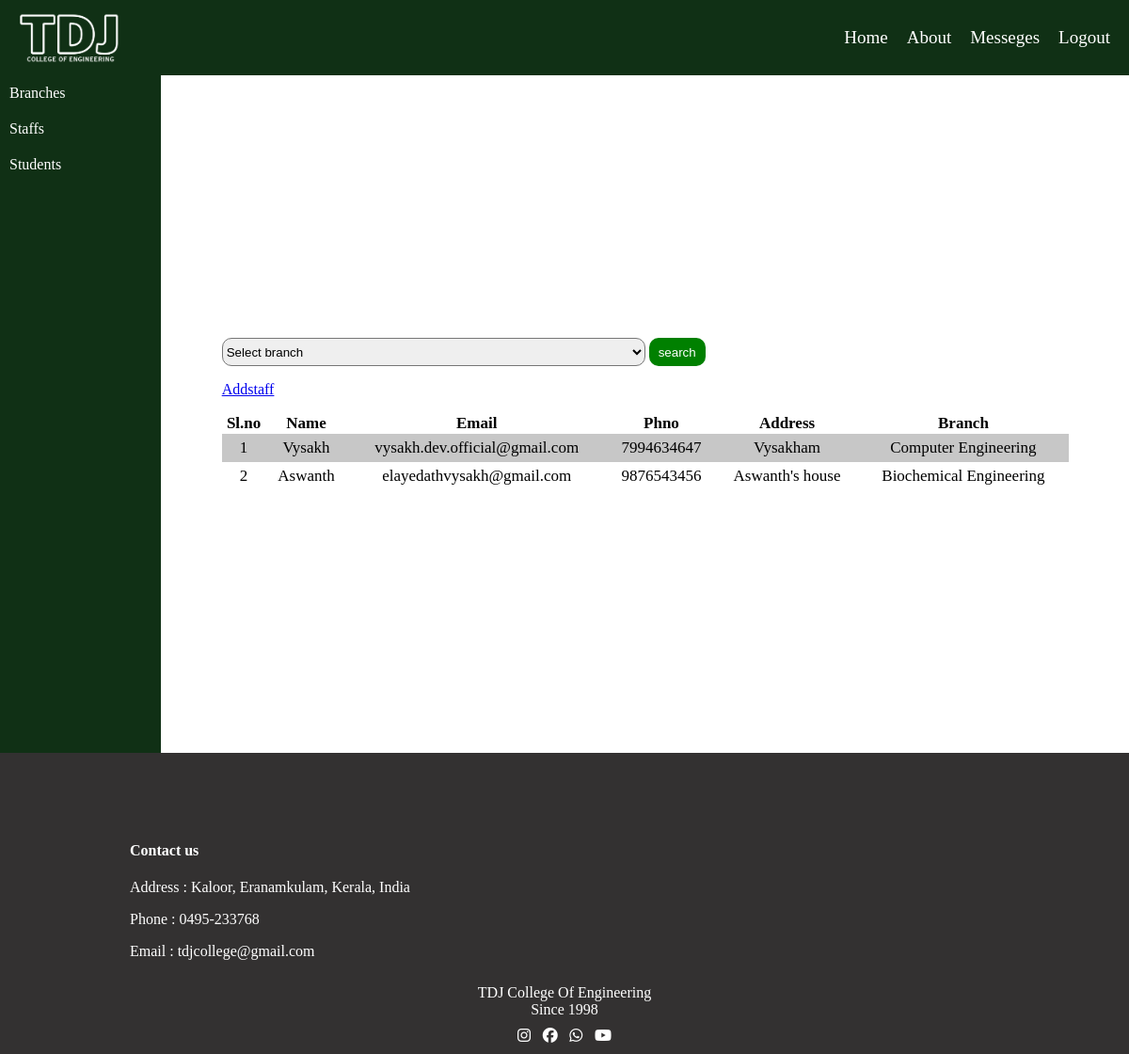
The page /admstaff (signed in) on the database its author committed.
### app/models.py (models this page shows, shortened)
class Staff(models.Model):
    aname=models.ForeignKey(admins,on_delete=models.CASCADE)
    staffname=models.TextField()
    staffemail=models.TextField()
    staffphno=models.TextField()
    staffaddress=models.TextField()
    staffbranch=models.ForeignKey(Branches,on_delete=models.CASCADE)
    staffpassword=models.TextField()

class Branches(models. Model):
    aname=models.ForeignKey(admins,on_delete=models.CASCADE)
    bname=models.TextField()

### app/views.py (the view)
# urls.py: path('admstaff',views.admstaff),
def admstaff(request):
    if 'adm' in request.session:
        branches=Branches.objects.filter(aname=admins.objects.get(username=request.session['adm']))
        if request.method=='POST':
            branchname=request.POST['branch']
            print(branchname)
            branch=Branches.objects.get(bname=branchname)
            staffs=Staff.objects.filter(staffbranch=branch)
        else:
            staffs=Staff.objects.all()
        return render(request,'admin/admstaff.html',{'branches':branches,'staffs':staffs})
    else:
        return render(index)

### templates/admin/admstaff.html (shortened to what this page needs)
<!DOCTYPE html>
<html lang="en">
<head>
    {% load static %}
    <link rel="stylesheet" href="{% static 'css/index.css' %}">
</head>
<body>
    <div class="main">
        <div class="nav">
            <div class="navigation" style="background-color: rgb(16, 48, 21);">
                <div class="logo">
                    <img src="{% static 'images/clogo.png' %}" alt="">
                </div>
                <div class="links">
                    <ul>
                        <a href="" class="service"><li>Home</li></a>
                        <a href="" class="service"><li>About</li></a>
                        <a href="" class="service"><li>Messeges</li></a>
                        <a href="st_login" class="service"><li>Logout</li></a>
                    </ul>
                </div>
            </div>
        </div>
        <div class="admin_main">
            <div class="admin_part1">
                <a href="../addbranch"><div class="nav1">
                    Branches
                </div></a>
                <a href="../admstaff"><div class="nav1">
                    Staffs
                </div></a>
                <a href="../viewstudents"><div class="nav1">
                    Students
                </div></a>
            </div>
            <div class="admin_part2">
            <div class="admbutton">
                <div class="select">
                    <form action="../admstaff" method="POST">
                        <select name="branch" id="">
                            <option value="" disabled selected>Select branch</option>
                        </select>
                        <input type="submit" value="search">
                    </form>
                </div>
                <a href="addstaff">
                    <p>Addstaff</p>
                </a>
                <div class="staffs">
                    <table>
                        <tr>
                            <th>Sl.no</th>
                            <th>Name</th>
                            <th>Email</th>
                            <th>Phno</th>
                            <th>Address</th>
                            <th>Branch</th>
                        </tr>
                        {% for i in staffs %}
                        <tr>
                            <td>{{forloop.counter}}</td>
                            <td>{{i.staffname}}</td>
                            <td>{{i.staffemail}}</td>
                            <td>{{i.staffphno}}</td>
                            <td>{{i.staffaddress}}</td>
                            <td>{{i.staffbranch.bname}}</td>
                        </tr>
                        {% endfor %}
                    </table>
                </div>
            </div>
            </div>
           </div>
        </div>
        <footer style="margin: 0px;">
            <div class="contact">
                <h4>Contact us</h4>
                <p>Address : Kaloor, Eranamkulam, Kerala, India</p>
                <p>Phone : 0495-233768</p>
                <p>Email : tdjcollege@gmail.com</p>
            </div>
            <div class="clg_name">
                <p>TDJ College Of Engineering</p>
                <p>Since 1998</p>
            </div>
            <div class="icons">
                <div class="icon"><i class="fa-brands fa-instagram"></i></div>
                <div class="icon"><i class="fa-brands fa-facebook"></i></div>
                <div class="icon"><i class="fa-brands fa-whatsapp"></i></div>
                <div class="icon"><i class="fa-brands fa-youtube"></i></div>
            </div>
        </footer>
</body>
</html>

### static/css/index.css (style rules this page uses)
body { margin: 0px; }
.nav { position: fixed; top: 0px; width: 100%; }
.navigation { display: grid; grid-template-areas: 'logo links links links'; height: 80px; background-color: rgba(0, 0, 0, 0.468); width: 100%; z-index: 1; }
.logo { grid-area: logo; display: flex ; align-items: center; }
.logo img { width:150px; filter: invert(100%) brightness(100%) ; }
.links { grid-area: links; display: flex; justify-content: flex-end; }
.links ul { display: flex; justify-content: space-evenly; align-items: center; color: white; }
li { list-style: none; font-size: 19px; margin-right: 20px; }
ul a { text-decoration: none; color: rgb(255, 255, 255); }
footer { margin-top: 20px; background-color: rgb(51, 49, 49); color: white; height: 300px; display: flex; flex-direction: column; align-items: center; justify-content: flex-end; padding: 10px; }
.icons { display: flex; width: 100px; justify-content: space-between; }
.contact { width: 80%; padding-left: 20px; }
.clg_name { display: flex; flex-direction: column; align-items: center; padding: 10px; }
.clg_name p { margin: 0px; }
.admin_main { height: 90vh; margin-top: 80px; display: flex; }
.admin_part1 { height: 90vh; width: 200px; background-color: rgb(16, 48, 21); }
.admin_part1 a { color: white; text-decoration: none; }
.nav1 { padding: 10px; }
.admin_part2 { width: 100%; display: flex; justify-content:center; align-items: center; flex-direction: column; }
select { width: 50%; height: 30px; border-radius: 10px; }
input[type='submit'] { background-color: green; border: none; height: 30px; width: 60px; border-radius: 10px; color: white; }
table { background-color: rgb(255, 255, 255); width: 900px; text-align: center; border-collapse: collapse; font-size: 17px; overflow: auto; }
table tr:nth-child(even) { background-color: rgb(199, 199, 199); }
table td { padding: 5px; }

### rows shown on the page
Staff: staffname "Vysakh", staffemail "vysakh.dev.official@gmail.com", staffphno "7994634647", staffaddress "Vysakham", staffbranch.bname "Computer Engineering"
Staff: staffname "Aswanth", staffemail "elayedathvysakh@gmail.com", staffphno "9876543456", staffaddress "Aswanth's house", staffbranch.bname "Biochemical Engineering"
